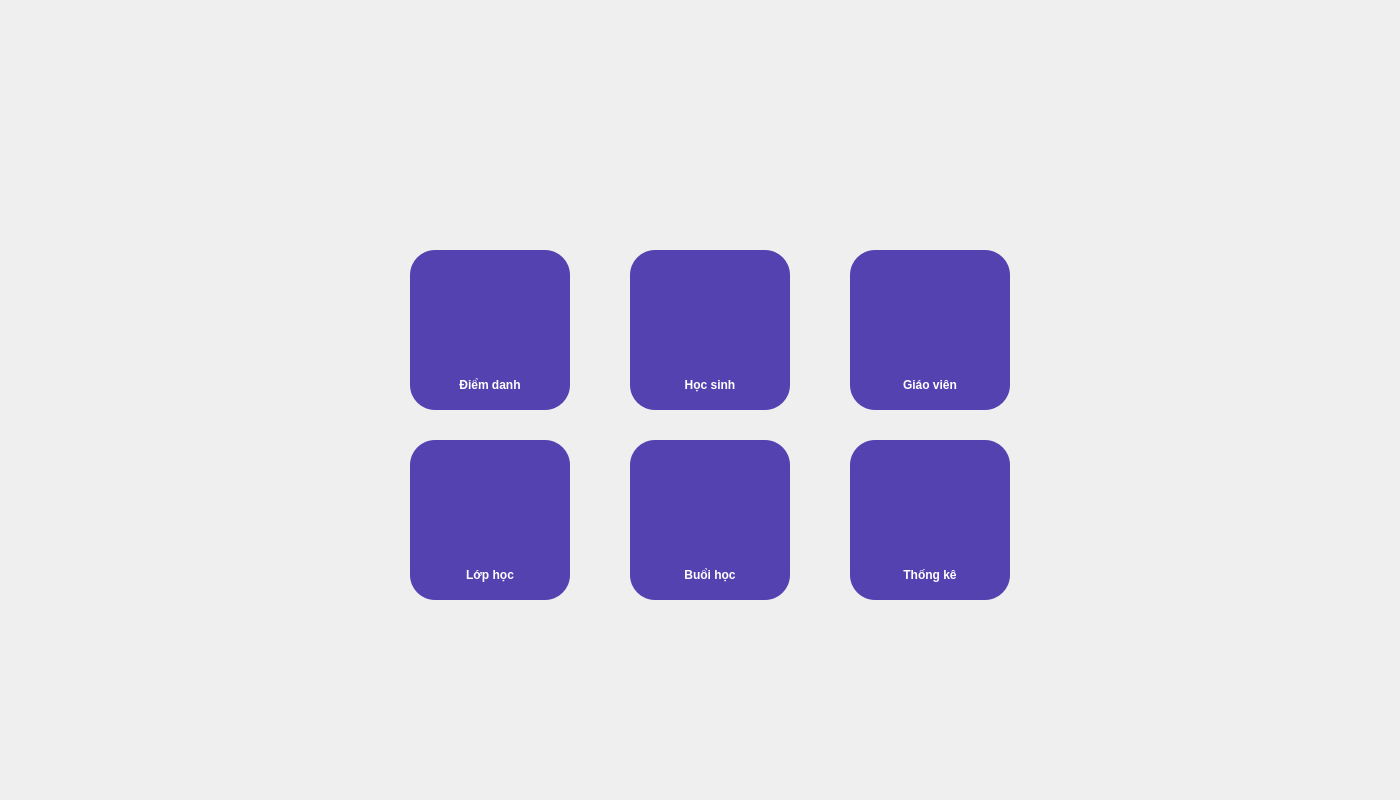
<?xml version="1.0" encoding="UTF-8"?>
<ui version="4.0">
 <class>Home</class>
 <widget class="QWidget" name="Home">
  <property name="geometry">
   <rect>
    <x>0</x>
    <y>0</y>
    <width>1400</width>
    <height>800</height>
   </rect>
  </property>
  <property name="windowTitle">
   <string>Form</string>
  </property>
  <widget class="QFrame" name="frame_14">
   <property name="geometry">
    <rect>
     <x>410</x>
     <y>250</y>
     <width>160</width>
     <height>160</height>
    </rect>
   </property>
   <property name="styleSheet">
    <string notr="true">border-radius: 25px;
background-color: #5442b1;
color: white;
font-weight:bold;</string>
   </property>
   <property name="frameShape">
    <enum>QFrame::StyledPanel</enum>
   </property>
   <property name="frameShadow">
    <enum>QFrame::Raised</enum>
   </property>
   <widget class="QLabel" name="label_61">
    <property name="geometry">
     <rect>
      <x>20</x>
      <y>120</y>
      <width>120</width>
      <height>30</height>
     </rect>
    </property>
    <property name="font">
     <font>
      <weight>75</weight>
      <bold>true</bold>
     </font>
    </property>
    <property name="text">
     <string>Điểm danh</string>
    </property>
    <property name="alignment">
     <set>Qt::AlignCenter</set>
    </property>
   </widget>
   <widget class="QLabel" name="label_62">
    <property name="geometry">
     <rect>
      <x>40</x>
      <y>20</y>
      <width>80</width>
      <height>80</height>
     </rect>
    </property>
    <property name="styleSheet">
     <string notr="true">border-image: url(:/assets/assets/icons/learning.png);</string>
    </property>
    <property name="text">
     <string/>
    </property>
   </widget>
  </widget>
  <widget class="QFrame" name="frame_17">
   <property name="geometry">
    <rect>
     <x>850</x>
     <y>440</y>
     <width>160</width>
     <height>160</height>
    </rect>
   </property>
   <property name="styleSheet">
    <string notr="true">border-radius: 25px;
background-color: #5442b1;
color: white;
font-weight:bold;</string>
   </property>
   <property name="frameShape">
    <enum>QFrame::StyledPanel</enum>
   </property>
   <property name="frameShadow">
    <enum>QFrame::Raised</enum>
   </property>
   <widget class="QLabel" name="label_63">
    <property name="geometry">
     <rect>
      <x>20</x>
      <y>120</y>
      <width>120</width>
      <height>30</height>
     </rect>
    </property>
    <property name="font">
     <font>
      <weight>75</weight>
      <bold>true</bold>
     </font>
    </property>
    <property name="text">
     <string>Thống kê</string>
    </property>
    <property name="alignment">
     <set>Qt::AlignCenter</set>
    </property>
   </widget>
   <widget class="QLabel" name="label_64">
    <property name="geometry">
     <rect>
      <x>40</x>
      <y>20</y>
      <width>80</width>
      <height>80</height>
     </rect>
    </property>
    <property name="styleSheet">
     <string notr="true">border-image: url(:/assets/assets/icons/exam.png);</string>
    </property>
    <property name="text">
     <string/>
    </property>
   </widget>
  </widget>
  <widget class="QFrame" name="frame_16">
   <property name="geometry">
    <rect>
     <x>850</x>
     <y>250</y>
     <width>160</width>
     <height>160</height>
    </rect>
   </property>
   <property name="styleSheet">
    <string notr="true">border-radius: 25px;
background-color: #5442b1;
color: white;
font-weight:bold;</string>
   </property>
   <property name="frameShape">
    <enum>QFrame::StyledPanel</enum>
   </property>
   <property name="frameShadow">
    <enum>QFrame::Raised</enum>
   </property>
   <widget class="QLabel" name="label_65">
    <property name="geometry">
     <rect>
      <x>20</x>
      <y>120</y>
      <width>120</width>
      <height>30</height>
     </rect>
    </property>
    <property name="font">
     <font>
      <weight>75</weight>
      <bold>true</bold>
     </font>
    </property>
    <property name="text">
     <string>Giáo viên</string>
    </property>
    <property name="alignment">
     <set>Qt::AlignCenter</set>
    </property>
   </widget>
   <widget class="QLabel" name="label_66">
    <property name="geometry">
     <rect>
      <x>40</x>
      <y>20</y>
      <width>80</width>
      <height>80</height>
     </rect>
    </property>
    <property name="styleSheet">
     <string notr="true">border-image: url(:/assets/assets/icons/teacher.png);</string>
    </property>
    <property name="text">
     <string/>
    </property>
   </widget>
  </widget>
  <widget class="QFrame" name="frame_13">
   <property name="geometry">
    <rect>
     <x>630</x>
     <y>250</y>
     <width>160</width>
     <height>160</height>
    </rect>
   </property>
   <property name="styleSheet">
    <string notr="true">border-radius: 25px;
background-color: #5442b1;
color: white;
font-weight:bold;</string>
   </property>
   <property name="frameShape">
    <enum>QFrame::StyledPanel</enum>
   </property>
   <property name="frameShadow">
    <enum>QFrame::Raised</enum>
   </property>
   <widget class="QLabel" name="label_67">
    <property name="geometry">
     <rect>
      <x>20</x>
      <y>120</y>
      <width>120</width>
      <height>30</height>
     </rect>
    </property>
    <property name="font">
     <font>
      <weight>75</weight>
      <bold>true</bold>
     </font>
    </property>
    <property name="text">
     <string>Học sinh</string>
    </property>
    <property name="alignment">
     <set>Qt::AlignCenter</set>
    </property>
   </widget>
   <widget class="QLabel" name="label_68">
    <property name="geometry">
     <rect>
      <x>40</x>
      <y>20</y>
      <width>80</width>
      <height>80</height>
     </rect>
    </property>
    <property name="styleSheet">
     <string notr="true">border-image: url(:/assets/assets/icons/student.png);</string>
    </property>
    <property name="text">
     <string/>
    </property>
   </widget>
  </widget>
  <widget class="QFrame" name="frame_15">
   <property name="geometry">
    <rect>
     <x>630</x>
     <y>440</y>
     <width>160</width>
     <height>160</height>
    </rect>
   </property>
   <property name="styleSheet">
    <string notr="true">border-radius: 25px;
background-color: #5442b1;
color: white;
font-weight:bold;</string>
   </property>
   <property name="frameShape">
    <enum>QFrame::StyledPanel</enum>
   </property>
   <property name="frameShadow">
    <enum>QFrame::Raised</enum>
   </property>
   <widget class="QLabel" name="label_69">
    <property name="geometry">
     <rect>
      <x>20</x>
      <y>120</y>
      <width>120</width>
      <height>30</height>
     </rect>
    </property>
    <property name="font">
     <font>
      <weight>75</weight>
      <bold>true</bold>
     </font>
    </property>
    <property name="text">
     <string>Buổi học</string>
    </property>
    <property name="alignment">
     <set>Qt::AlignCenter</set>
    </property>
   </widget>
   <widget class="QLabel" name="label_70">
    <property name="geometry">
     <rect>
      <x>40</x>
      <y>20</y>
      <width>80</width>
      <height>80</height>
     </rect>
    </property>
    <property name="styleSheet">
     <string notr="true">border-image: url(:/assets/assets/icons/teach.png);</string>
    </property>
    <property name="text">
     <string/>
    </property>
   </widget>
  </widget>
  <widget class="QFrame" name="frame_18">
   <property name="geometry">
    <rect>
     <x>410</x>
     <y>440</y>
     <width>160</width>
     <height>160</height>
    </rect>
   </property>
   <property name="styleSheet">
    <string notr="true">border-radius: 25px;
background-color: #5442b1;
color: white;
font-weight:bold;</string>
   </property>
   <property name="frameShape">
    <enum>QFrame::StyledPanel</enum>
   </property>
   <property name="frameShadow">
    <enum>QFrame::Raised</enum>
   </property>
   <widget class="QLabel" name="label_71">
    <property name="geometry">
     <rect>
      <x>20</x>
      <y>120</y>
      <width>120</width>
      <height>30</height>
     </rect>
    </property>
    <property name="font">
     <font>
      <weight>75</weight>
      <bold>true</bold>
     </font>
    </property>
    <property name="text">
     <string>Lớp học</string>
    </property>
    <property name="alignment">
     <set>Qt::AlignCenter</set>
    </property>
   </widget>
   <widget class="QLabel" name="label_72">
    <property name="geometry">
     <rect>
      <x>40</x>
      <y>20</y>
      <width>80</width>
      <height>80</height>
     </rect>
    </property>
    <property name="styleSheet">
     <string notr="true">border-image: url(:/assets/assets/icons/dictionary.png);</string>
    </property>
    <property name="text">
     <string/>
    </property>
   </widget>
  </widget>
 </widget>
 <resources>
  <include location="../resources.qrc"/>
 </resources>
 <connections/>
</ui>
